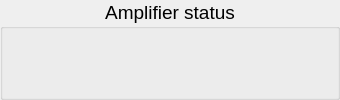
      <widget class="QGroupBox" name="groupBox_5" >
       <property name="minimumSize" >
        <size>
         <width>0</width>
         <height>100</height>
        </size>
       </property>
       <property name="maximumSize" >
        <size>
         <width>16777215</width>
         <height>100</height>
        </size>
       </property>
       <property name="font" >
        <font>
         <pointsize>14</pointsize>
        </font>
       </property>
       <property name="title" >
        <string>Amplifier status</string>
       </property>
       <property name="alignment" >
        <set>Qt::AlignHCenter</set>
       </property>
       <layout class="QHBoxLayout" >
        <item>
         <widget class="CAImageMbbi" name="CAImageMbbi_198" >
          <property name="minimumSize" >
           <size>
            <width>100</width>
            <height>50</height>
           </size>
          </property>
          <property name="maximumSize" >
           <size>
            <width>149</width>
            <height>50</height>
           </size>
          </property>
          <property name="pvname" >
           <string>RBA_AMP_STAT</string>
          </property>
          <property name="dmode" stdset="0" >
           <enum>CAImageMbbi::TrueFalse</enum>
          </property>
          <property name="zrpxm" stdset="0" >
           <pixmap/>
          </property>
          <property name="onpxm" stdset="0" >
           <pixmap/>
          </property>
          <property name="twpxm" stdset="0" >
           <pixmap/>
          </property>
          <property name="thpxm" stdset="0" >
           <pixmap/>
          </property>
          <property name="frpxm" stdset="0" >
           <pixmap/>
          </property>
          <property name="falsepxm" stdset="0" >
           <pixmap resource="../bin/application.qrc" >:/images/RBA_amp_reset_inact.png</pixmap>
          </property>
          <property name="truepxm" stdset="0" >
           <pixmap resource="../bin/application.qrc" >:/images/RBA_amp_reset_act.png</pixmap>
          </property>
          <property name="index" >
           <number>0</number>
          </property>
         </widget>
        </item>
        <item>
         <widget class="CAImageMbbi" name="CAImageMbbi_197" >
          <property name="minimumSize" >
           <size>
            <width>100</width>
            <height>50</height>
           </size>
          </property>
          <property name="maximumSize" >
           <size>
            <width>149</width>
            <height>50</height>
           </size>
          </property>
          <property name="pvname" >
           <string>RBA_AMP_STAT</string>
          </property>
          <property name="dmode" stdset="0" >
           <enum>CAImageMbbi::TrueFalse</enum>
          </property>
          <property name="zrpxm" stdset="0" >
           <pixmap/>
          </property>
          <property name="onpxm" stdset="0" >
           <pixmap/>
          </property>
          <property name="twpxm" stdset="0" >
           <pixmap/>
          </property>
          <property name="thpxm" stdset="0" >
           <pixmap/>
          </property>
          <property name="frpxm" stdset="0" >
           <pixmap/>
          </property>
          <property name="falsepxm" stdset="0" >
           <pixmap resource="../bin/application.qrc" >:/images/RBA_amp_start_inact.png</pixmap>
          </property>
          <property name="truepxm" stdset="0" >
           <pixmap resource="../bin/application.qrc" >:/images/RBA_amp_start_act.png</pixmap>
          </property>
          <property name="index" >
           <number>1</number>
          </property>
         </widget>
        </item>
        <item>
         <widget class="CAImageMbbi" name="CAImageMbbi_196" >
          <property name="minimumSize" >
           <size>
            <width>100</width>
            <height>50</height>
           </size>
          </property>
          <property name="maximumSize" >
           <size>
            <width>149</width>
            <height>50</height>
           </size>
          </property>
          <property name="pvname" >
           <string>RBA_AMP_STAT</string>
          </property>
          <property name="dmode" stdset="0" >
           <enum>CAImageMbbi::TrueFalse</enum>
          </property>
          <property name="zrpxm" stdset="0" >
           <pixmap/>
          </property>
          <property name="onpxm" stdset="0" >
           <pixmap/>
          </property>
          <property name="twpxm" stdset="0" >
           <pixmap/>
          </property>
          <property name="thpxm" stdset="0" >
           <pixmap/>
          </property>
          <property name="frpxm" stdset="0" >
           <pixmap/>
          </property>
          <property name="falsepxm" stdset="0" >
           <pixmap resource="../bin/application.qrc" >:/images/RBA_amp_error_inact.png</pixmap>
          </property>
          <property name="truepxm" stdset="0" >
           <pixmap resource="../bin/application.qrc" >:/images/RBA_amp_error_act.png</pixmap>
          </property>
          <property name="index" >
           <number>2</number>
          </property>
         </widget>
        </item>
       </layout>
      </widget>
